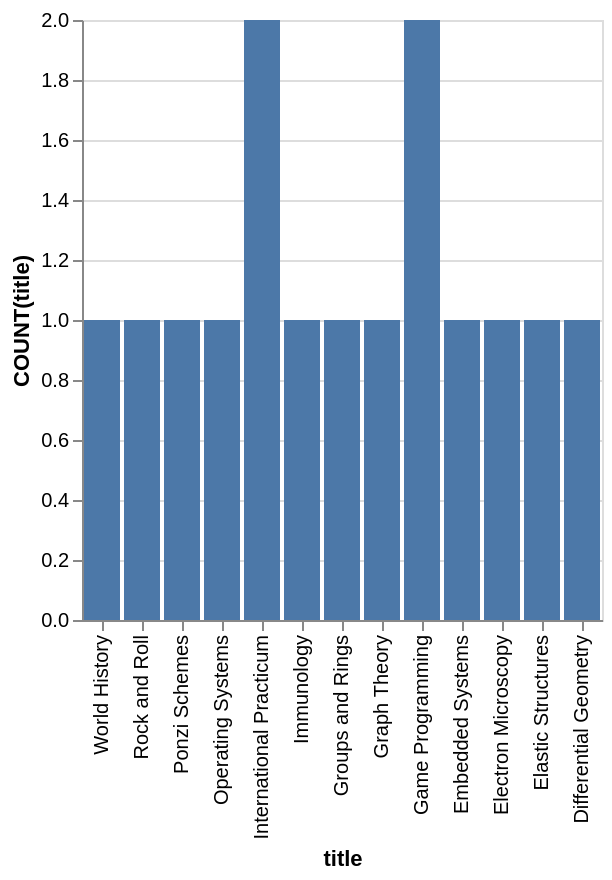

Here is the Vega-Lite specification saved for this chart:
### Vega-Lite specification from a JSON file in a GitHub repository (floating-point values rounded to 4 significant figures)
{"data": {"values": [{"x_data": "World History", "y_data": 1}, {"x_data": "Rock and Roll", "y_data": 1}, {"x_data": "Ponzi Schemes", "y_data": 1}, {"x_data": "Operating Systems", "y_data": 1}, {"x_data": "International Practicum", "y_data": 2}, {"x_data": "Immunology", "y_data": 1}, {"x_data": "Groups and Rings", "y_data": 1}, {"x_data": "Graph Theory", "y_data": 1}, {"x_data": "Game Programming", "y_data": 2}, {"x_data": "Embedded Systems", "y_data": 1}, {"x_data": "Electron Microscopy", "y_data": 1}, {"x_data": "Elastic Structures", "y_data": 1}, {"x_data": "Differential Geometry", "y_data": 1}]}, "mark": "bar", "encoding": {"x": {"field": "x_data", "type": "nominal", "title": "title", "sort": "descending"}, "y": {"field": "y_data", "type": "quantitative", "title": "COUNT(title)"}}}
